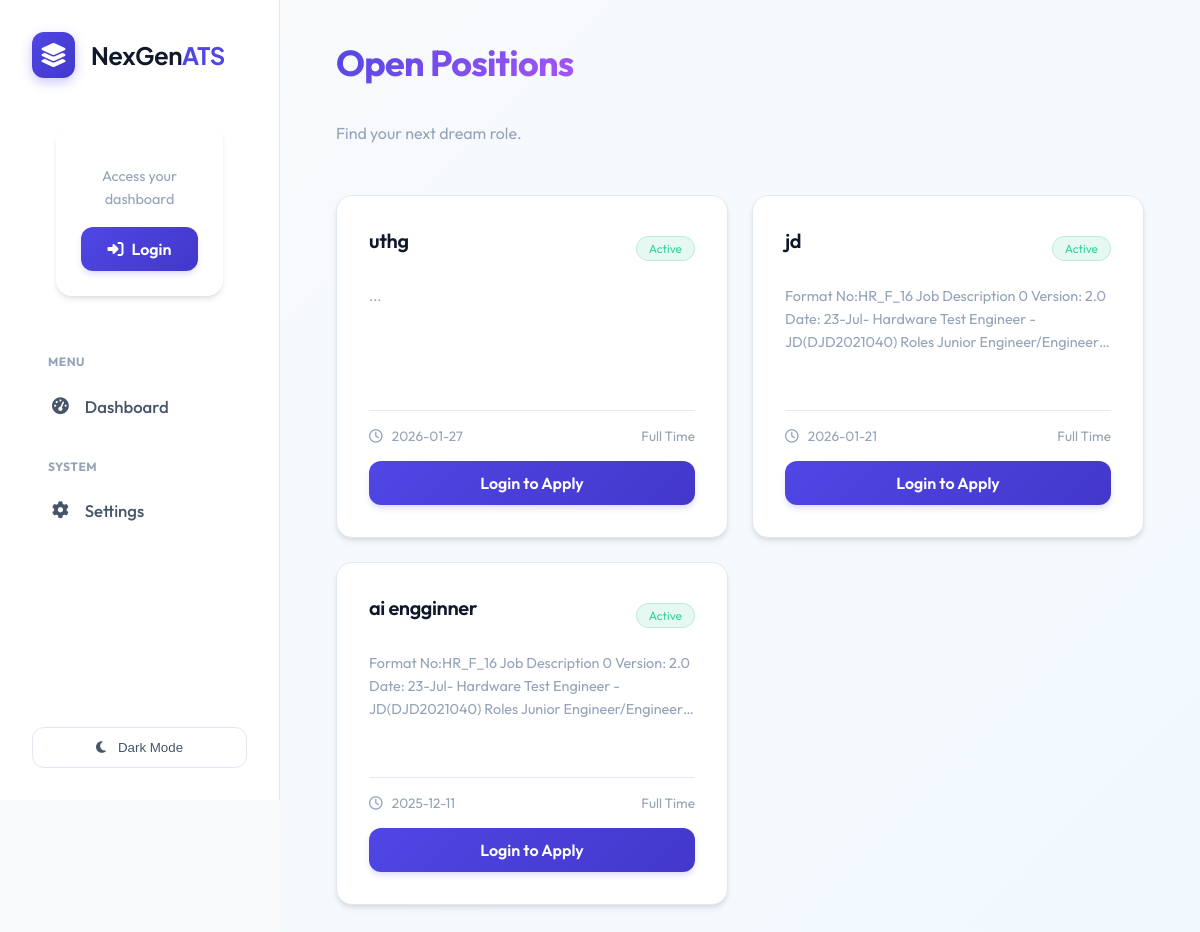
/jobs, run on an earlier commit of the app's database.
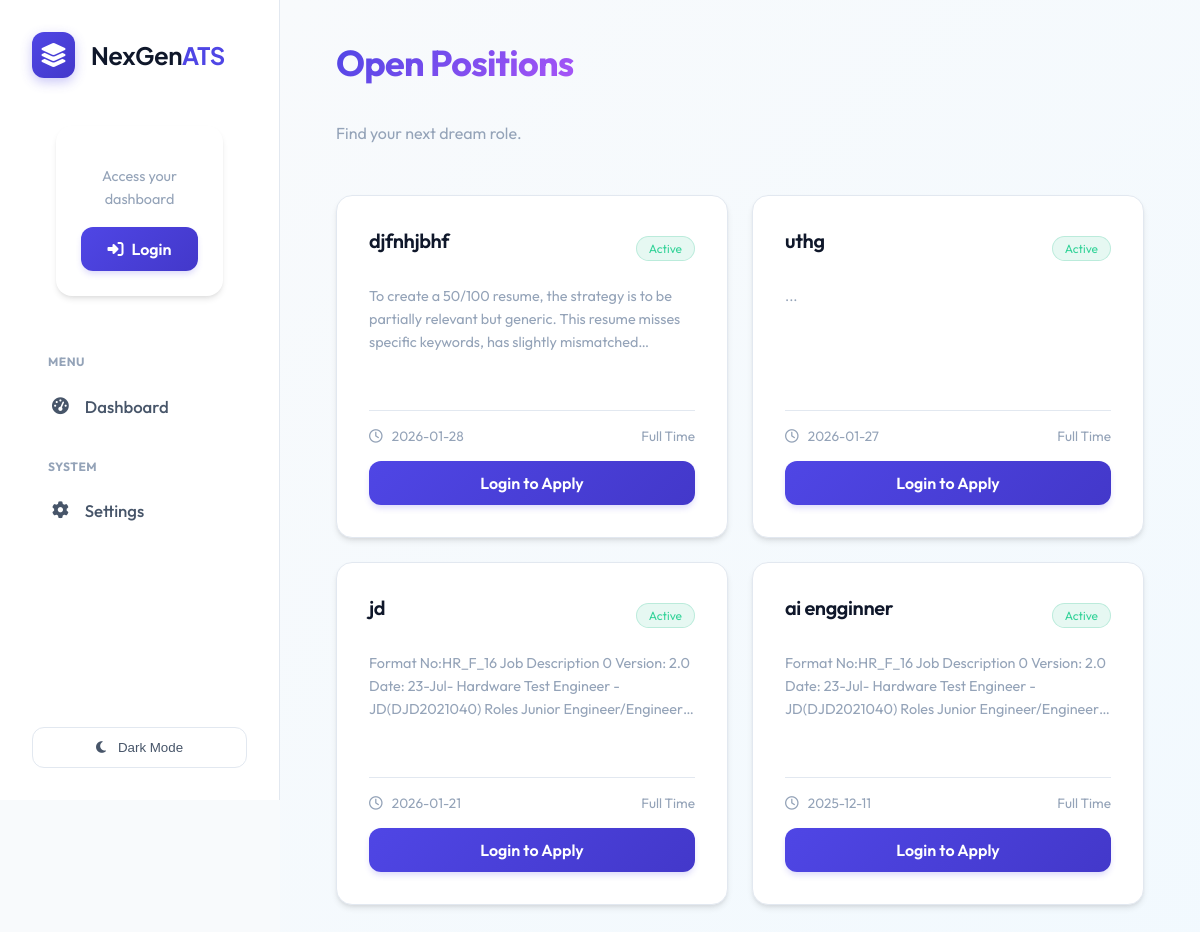
And on a later commit of the database.
### tables this page shows
CREATE TABLE jobs (
                    id INTEGER PRIMARY KEY AUTOINCREMENT,
                    title TEXT NOT NULL,
                    description TEXT,
                    created_at TIMESTAMP DEFAULT CURRENT_TIMESTAMP,
                    status TEXT DEFAULT 'Open'
                );

### routes/core.py (the view)
@bp.route('/jobs')
def job_board():
    conn = database.get_db_connection()
    jobs = conn.execute('SELECT * FROM jobs ORDER BY created_at DESC').fetchall()
    applied_jobs = []
    if current_user.is_authenticated and current_user.role == 'candidate':
        rows = conn.execute('SELECT job_id FROM candidates WHERE user_id = ?', (current_user.id,)).fetchall()
        applied_jobs = [row['job_id'] for row in rows]
    conn.close()
    return render_template('job_board.html', jobs=jobs, applied_jobs=applied_jobs)

### database.py (called while the page is built)
def get_db_connection():
    db_url = os.getenv('DATABASE_URL')
    if db_url:
        import psycopg2
        from psycopg2.extras import RealDictCursor
        conn = psycopg2.connect(db_url, cursor_factory=RealDictCursor)
        return conn
    else:
        conn = sqlite3.connect(DB_NAME)
        conn.row_factory = sqlite3.Row
        return conn

### templates/job_board.html (shortened to what this page needs)
{% extends 'layout.html' %}
{% block content %}
<div class="dashboard-header d-flex justify-between align-center mb-4" style="margin-bottom: 2rem;">
    <div>
        <h1 class="text-gradient mb-1">Open Positions</h1>
        <p class="dashboard-subtitle">Find your next dream role.</p>
    </div>
</div>
<div class="jobs-grid">
    {% if jobs %}
    {% for job in jobs %}
    <div class="glass-card job-card">
        <div>
            <div class="d-flex justify-between align-center" style="margin-bottom: 1rem;">
                <h3 style="font-size: 1.25rem; font-weight: 600; color: var(--text-primary);">
                    <a href="{{ url_for('core.view_job', job_id=job.id) }}"
                        style="text-decoration: none; color: inherit; transition: color 0.2s;"
                        onmouseover="this.style.color='var(--primary)'" onmouseout="this.style.color='inherit'">
                        {{ job.title }}
                    </a>
                </h3>
                <span class="badge-active">Active</span>
            </div>
            <p class="job-desc">{{ job.description[:200] }}...</p>
        </div>
        <div class="job-footer">
            <div class="d-flex justify-between align-center text-muted"
                style="font-size: 0.85rem; margin-bottom: 1rem;">
                <span><i class="fa-regular fa-clock" style="margin-right: 0.4rem;"></i> {{ job.created_at[:10] }}</span>
                <span>Full Time</span>
            </div>
            {% if current_user.is_authenticated and current_user.role == 'candidate' and current_user.resume_path %}
            {% if job.id in applied_jobs %}
            <form action="{{ url_for('core.withdraw_application', job_id=job.id) }}" method="POST" class="w-100"
                onsubmit="return confirm('Are you sure you want to withdraw your application?');">
                <button type="submit" class="btn-danger w-100 justify-center">
                    <i class="fa-solid fa-ban" style="margin-right: 0.5rem;"></i> Withdraw Application
                </button>
            </form>
            {% else %}
            <form action="{{ url_for('core.easy_apply', job_id=job.id) }}" method="POST" class="w-100">
                <button type="submit" class="btn-primary w-100 justify-center"
                    style="background: linear-gradient(135deg, #10b981 0%, #059669 100%); border: none;">
                    <i class="fa-solid fa-bolt" style="margin-right: 0.5rem;"></i> Easy Apply
                </button>
            </form>
            {% endif %}
            {% elif current_user.is_authenticated and current_user.role == 'candidate' %}
            {% elif current_user.is_authenticated and current_user.role == 'candidate' %}
            <a href="/profile" class="btn-secondary w-100 justify-center">
                <i class="fa-solid fa-upload" style="margin-right: 0.5rem;"></i> Upload Resume to Apply
            </a>
            {% elif not current_user.is_authenticated %}
            <a href="{{ url_for('auth.login') }}" class="btn-primary w-100 justify-center">
                Login to Apply
            </a>
            {% endif %}
        </div>
    </div>
    {% endfor %}
    {% else %}
    <div style="grid-column: 1/-1; text-align: center; padding: 4rem; color: var(--text-muted);">
        <i class="fa-solid fa-briefcase" style="font-size: 3rem; margin-bottom: 1rem; opacity: 0.3;"></i>
        <p>No open positions at the moment.</p>
    </div>
    {% endif %}
</div>
{% endblock %}

What changed in the data, as far as the page shows it:
added jobs: title "djfnhjbhf", description "To create a 50/100 resume, the strategy is to be partially relevant but generic. This resume misses specific keywords, has slightly…", created_at "2026-01-28"
